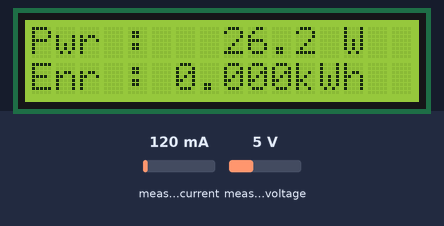
Bench run of a sketch on a simulated ESP32. On the bench: 16×2 character LCD. The test bench sets the inputs (shaded band); at power-on: measured current 120 mA, measured voltage 5 V. WiFi joins after 1.5 s; servers stay silent unless stated; uploads are accepted with an empty reply; what the sketch prints to the serial monitor is not drawn.

Above: at 3.3 s.
At 6.8 s:
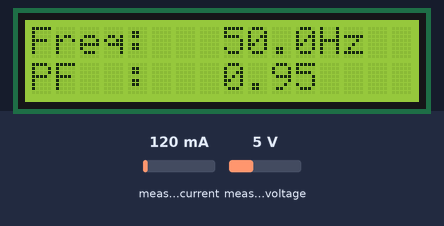
6.9 s: measured current set to 40 mA
At 9.8 s:
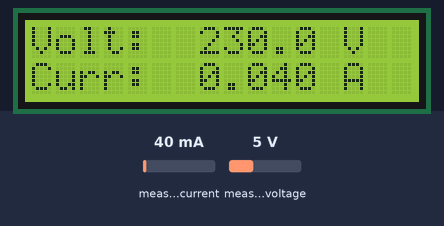
9.9 s: measured voltage set to 0.3 V
At 13.4 s:
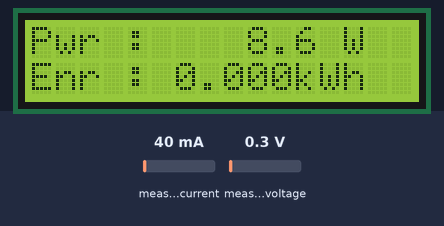
Timing chart, 0 to 14.9 s (numbered marks = the images above; inputs shaded):
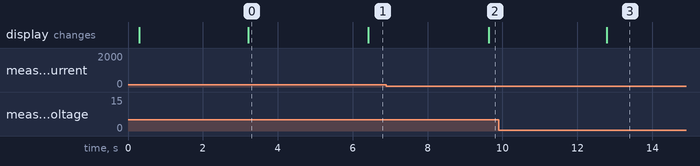

Measured:
- after the input at 6.9 s, the display: changes after 2.7 s (image 2)
- what the display in image 0 shows lasts 3.2 s, from 3.2 s to 6.4 s

The sketch:

ESP32_Code.ino
```cpp
/*
 * ============================================================
 *  IoT-Based Smart Energy Meter
 *  Board : ESP32 Dev Module
 *  Sensor: PZEM-004T v3.0 (Modbus RTU over UART)
 *  Display: 16x2 LCD with I2C backpack (PCF8574)
 *  Cloud : Supabase (PostgreSQL REST API)
 * ============================================================
 *
 *  LIBRARIES TO INSTALL (Arduino IDE -> Library Manager):
 *    - "PZEM004Tv30"        by Jakub Mandula
 *    - "LiquidCrystal I2C"  by Frank de Brabander
 *    (WiFi, HTTPClient, WiFiClientSecure, Wire come with the ESP32 core)
 *
 *  BOARD SETUP:
 *    Tools -> Board -> ESP32 Arduino -> "ESP32 Dev Module"
 * ============================================================
 */

#include <WiFi.h>
#include <WiFiClientSecure.h>
#include <HTTPClient.h>
#include <Wire.h>
#include <LiquidCrystal_I2C.h>
#include <PZEM004Tv30.h>

// ------------------------------------------------------------
//  1. USER CONFIGURATION  (edit these)
// ------------------------------------------------------------
const char* WIFI_SSID     = "Me";
const char* WIFI_PASSWORD = "mehedi113";

// From Supabase -> Project Settings -> API
// !!! IMPORTANT: this URL MUST end with /rest/v1/readings  !!!
const char* SUPABASE_URL  = "https://oacpdzphwojhnyuhoeqe.supabase.co/rest/v1/readings";
const char* SUPABASE_KEY  = "eyJhbGciOiJIUzI1NiIsInR5cCI6IkpXVCJ9.eyJpc3MiOiJzdXBhYmFzZSIsInJlZiI6Im9hY3BkenBod29qaG55dWhvZXFlIiwicm9sZSI6ImFub24iLCJpYXQiOjE3ODM4MzkzMzAsImV4cCI6MjA5OTQxNTMzMH0.CtgC01UX3aIqx7p0QZCWC_ymmT2OeZsj6K4Y3Q8dkFM";   // the "anon public" key

const char* DEVICE_ID     = "meter_01";                 // label for this meter

const unsigned long SEND_INTERVAL_MS = 10000;           // upload every 10 s
const unsigned long LCD_ROTATE_MS    = 3000;            // change LCD screen every 3 s

// Set true to push FAKE data when no PZEM is connected.
// Use this to test the Supabase link by itself, then set back to false.
const bool SEND_TEST_DATA_IF_NO_SENSOR = false;

// ------------------------------------------------------------
//  2. HARDWARE PINS
// ------------------------------------------------------------
#define PZEM_RX_PIN 16   // ESP32 GPIO16 (RX2) <- PZEM TX
#define PZEM_TX_PIN 17   // ESP32 GPIO17 (TX2) -> PZEM RX

#define LCD_ADDR 0x27    // if screen stays blank/blocky try 0x3F

PZEM004Tv30 pzem(Serial2, PZEM_RX_PIN, PZEM_TX_PIN);
LiquidCrystal_I2C lcd(LCD_ADDR, 16, 2);

// ------------------------------------------------------------
//  3. GLOBAL STATE
// ------------------------------------------------------------
struct Reading {
  float voltage;
  float current;
  float power;
  float energy;
  float frequency;
  float pf;
  bool  valid;
};

Reading latest = {0, 0, 0, 0, 0, 0, false};

unsigned long lastSend   = 0;
unsigned long lastRotate = 0;
int lcdScreen = 0;   // 0 = V/I, 1 = P/E, 2 = Freq/PF

// ------------------------------------------------------------
//  4. SETUP
// ------------------------------------------------------------
void setup() {
  Serial.begin(115200);
  delay(200);

  Wire.begin(21, 22);          // SDA, SCL
  lcd.init();
  lcd.backlight();
  lcd.clear();
  lcd.setCursor(0, 0);
  lcd.print("Smart Energy");
  lcd.setCursor(0, 1);
  lcd.print("Meter  Booting..");

  connectWiFi();
}

// ------------------------------------------------------------
//  5. MAIN LOOP
// ------------------------------------------------------------
void loop() {
  if (WiFi.status() != WL_CONNECTED) {
    connectWiFi();
  }

  readSensor();

  if (millis() - lastRotate >= LCD_ROTATE_MS) {
    lastRotate = millis();
    lcdScreen = (lcdScreen + 1) % 3;
    updateLCD();
  }

  if (millis() - lastSend >= SEND_INTERVAL_MS) {
    lastSend = millis();
    if (latest.valid) {
      sendToSupabase(latest);
    } else if (SEND_TEST_DATA_IF_NO_SENSOR) {
      Reading t = { 230.0, 0.500, 115.0, 1.234, 50.0, 0.98, true };
      Serial.println("[UPLOAD] No sensor -> sending TEST data.");
      sendToSupabase(t);
    } else {
      Serial.println("[UPLOAD] Skipped - no valid sensor reading yet.");
    }
  }

  delay(200);
}

// ------------------------------------------------------------
//  6. WIFI
// ------------------------------------------------------------
void connectWiFi() {
  Serial.printf("[WiFi] Connecting to %s", WIFI_SSID);
  WiFi.mode(WIFI_STA);
  WiFi.begin(WIFI_SSID, WIFI_PASSWORD);

  int tries = 0;
  while (WiFi.status() != WL_CONNECTED && tries < 40) {
    delay(500);
    Serial.print(".");
    tries++;
  }

  if (WiFi.status() == WL_CONNECTED) {
    Serial.printf("\n[WiFi] Connected. IP: %s\n", WiFi.localIP().toString().c_str());
  } else {
    Serial.println("\n[WiFi] Failed - will retry in loop.");
  }
}

// ------------------------------------------------------------
//  7. READ PZEM-004T
// ------------------------------------------------------------
void readSensor() {
  float v  = pzem.voltage();
  float i  = pzem.current();
  float p  = pzem.power();
  float e  = pzem.energy();
  float f  = pzem.frequency();
  float pf = pzem.pf();

  if (isnan(v) || isnan(i) || isnan(p) || isnan(e) || isnan(f) || isnan(pf)) {
    latest.valid = false;
    Serial.println("[PZEM] No reading (check PZEM wiring / AC power).");
    return;
  }

  latest.voltage   = v;
  latest.current   = i;
  latest.power     = p;
  latest.energy    = e;   // kWh (cumulative since last reset)
  latest.frequency = f;
  latest.pf        = pf;
  latest.valid     = true;

  Serial.printf("[PZEM] V=%.1fV I=%.3fA P=%.1fW E=%.3fkWh F=%.1fHz PF=%.2f\n",
                v, i, p, e, f, pf);
}

// ------------------------------------------------------------
//  8. LCD DISPLAY (rotates through 3 screens)
// ------------------------------------------------------------
void updateLCD() {
  lcd.clear();

  if (!latest.valid) {
    lcd.setCursor(0, 0);
    lcd.print("Sensor error");
    lcd.setCursor(0, 1);
    lcd.print("Check PZEM/AC");
    return;
  }

  char l0[17];
  char l1[17];

  switch (lcdScreen) {
    case 0:
      snprintf(l0, sizeof(l0), "Volt: %6.1f V", latest.voltage);
      snprintf(l1, sizeof(l1), "Curr: %6.3f A", latest.current);
      break;
    case 1:
      snprintf(l0, sizeof(l0), "Pwr : %6.1f W", latest.power);
      snprintf(l1, sizeof(l1), "Enr : %5.3fkWh", latest.energy);
      break;
    default:
      snprintf(l0, sizeof(l0), "Freq: %6.1fHz", latest.frequency);
      snprintf(l1, sizeof(l1), "PF  : %6.2f", latest.pf);
      break;
  }

  lcd.setCursor(0, 0);
  lcd.print(l0);
  lcd.setCursor(0, 1);
  lcd.print(l1);
}

// ------------------------------------------------------------
//  9. UPLOAD TO SUPABASE
// ------------------------------------------------------------
void sendToSupabase(const Reading& r) {
  if (WiFi.status() != WL_CONNECTED) {
    Serial.println("[UPLOAD] No WiFi - skipping.");
    return;
  }

  WiFiClientSecure client;
  client.setInsecure();   // skip TLS cert check (fine for a student project)

  HTTPClient https;
  https.setTimeout(8000);

  if (!https.begin(client, SUPABASE_URL)) {
    Serial.println("[UPLOAD] https.begin() failed - check the URL.");
    return;
  }

  https.addHeader("Content-Type", "application/json");
  https.addHeader("apikey", SUPABASE_KEY);
  https.addHeader("Authorization", String("Bearer ") + SUPABASE_KEY);
  https.addHeader("Prefer", "return=minimal");

  char body[256];
  snprintf(body, sizeof(body),
    "{\"device_id\":\"%s\",\"voltage\":%.2f,\"current\":%.3f,"
    "\"power\":%.2f,\"energy\":%.3f,\"frequency\":%.2f,\"power_factor\":%.2f}",
    DEVICE_ID, r.voltage, r.current, r.power, r.energy, r.frequency, r.pf);

  Serial.print("[UPLOAD] POST -> "); Serial.println(SUPABASE_URL);
  Serial.print("[UPLOAD] Body -> "); Serial.println(body);

  int code = https.POST(String(body));
  String resp = https.getString();

  Serial.printf("[UPLOAD] HTTP %d\n", code);
  if (resp.length()) { Serial.print("[UPLOAD] Resp -> "); Serial.println(resp); }

  if (code == 200 || code == 201 || code == 204) {
    Serial.println("[UPLOAD] OK - row inserted.");
  } else {
    Serial.println("[UPLOAD] FAILED. Common causes:");
    Serial.println("   401 / 403 -> RLS: run the 'anon can insert readings' policy in Supabase");
    Serial.println("   404       -> URL must end with /rest/v1/readings, or table name wrong");
    Serial.println("   400       -> column name mismatch in the JSON body");
    Serial.println("   -1 / -11  -> WiFi/TLS/DNS problem");
  }

  https.end();
}
```
